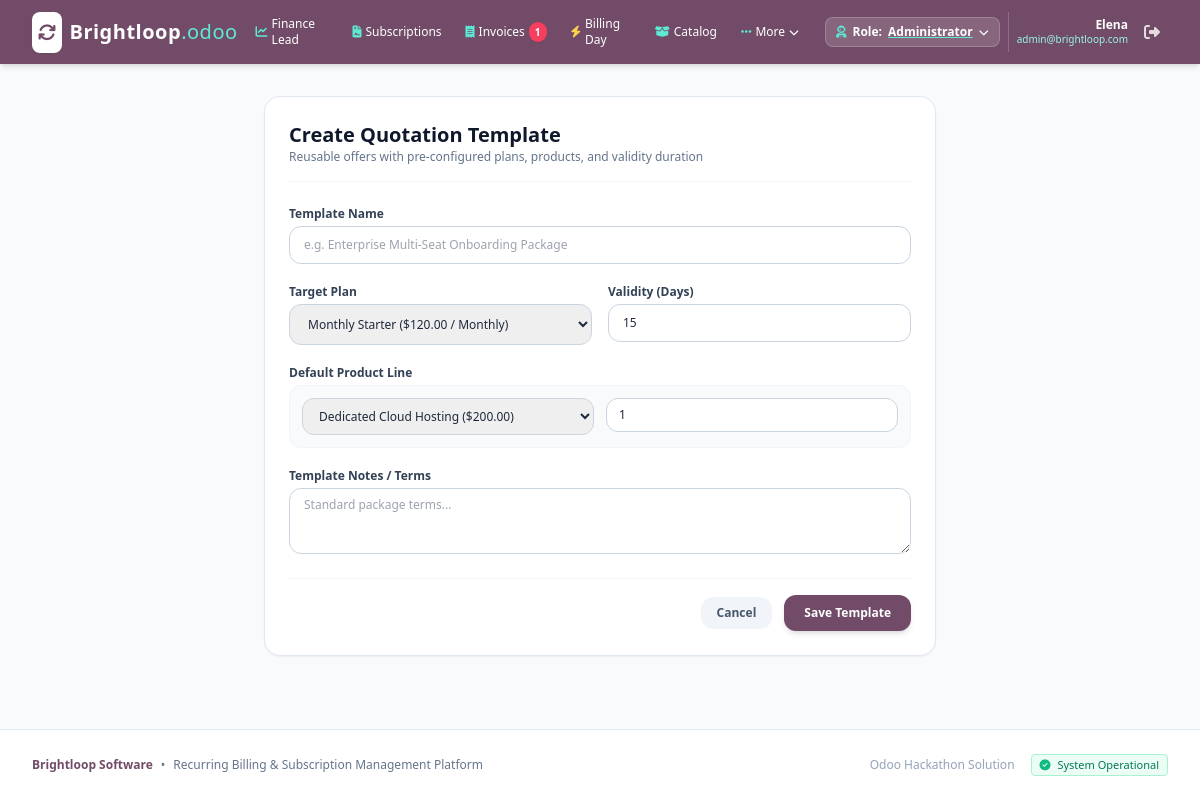
/templates/new/ (signed in), run on the app's committed database.
### brightloop_app/models.py (models this page shows, shortened)
class User(AbstractUser):
    class Role(models.TextChoices):
        ADMIN = 'admin', 'Administrator'
        STAFF = 'staff', 'Internal Staff'
        CUSTOMER = 'customer', 'Customer'
    username = models.CharField(max_length=150, unique=True, blank=True)
    email = models.EmailField(unique=True)
    role = models.CharField(max_length=20, choices=Role.choices, default=Role.CUSTOMER)
    company_name = models.CharField(max_length=255, blank=True)
    phone = models.CharField(max_length=50, blank=True)
    address = models.TextField(blank=True)
    objects = CustomUserManager()
    USERNAME_FIELD = 'email'
    REQUIRED_FIELDS = ['first_name', 'last_name']
    @property
    def is_admin_user(self):
        return self.role == self.Role.ADMIN or self.is_superuser
    @property
    def is_internal_staff(self):
        return self.role in [self.Role.ADMIN, self.Role.STAFF] or self.is_superuser
    @property
    def is_customer_user(self):
        return self.role == self.Role.CUSTOMER
    @property
    def display_name(self):
        if self.first_name or self.last_name:
            full = f"{self.first_name} {self.last_name}".strip()
            if self.company_name:
                return f"{full} ({self.company_name})"
            return full
        if self.company_name:
            return self.company_name
        return self.email

### brightloop_app/views/catalog_views.py (the view)
    def wrapper(request, *args, **kwargs):
        if not request.user.is_authenticated:
            return redirect('login')
        if not request.user.is_internal_staff:
            messages.error(request, "Access restricted to internal staff.")
            return redirect('portal_dashboard')
        return view_func(request, *args, **kwargs)

### brightloop_app/context_processors.py (called while the page is built)
def brightloop_context(request):
    overdue_count = 0
    if request.user.is_authenticated and request.user.is_internal_staff:
        from django.utils import timezone
        today = timezone.now().date()
        overdue_count = Invoice.objects.filter(
            due_date__lt=today,
            balance_due__gt=0
        ).exclude(status__in=[Invoice.Status.PAID, Invoice.Status.CANCELLED]).count()
    demo_users = []
    if request.user.is_authenticated:
        demo_users = User.objects.all().order_by('role', 'id')[:10]
    return {
        'brightloop_role': getattr(request.user, 'role', 'guest'),
        'is_admin': getattr(request.user, 'is_admin_user', False),
        'is_staff': getattr(request.user, 'is_internal_staff', False),
        'is_customer': getattr(request.user, 'is_customer_user', False),
        'overdue_count': overdue_count,
        'demo_users': demo_users,
    }

### brightloop_app/views/catalog_views.py (called while the page is built)
def internal_required(view_func):
    def wrapper(request, *args, **kwargs):
        if not request.user.is_authenticated:
            return redirect('login')
        if not request.user.is_internal_staff:
            messages.error(request, "Access restricted to internal staff.")
            return redirect('portal_dashboard')
        return view_func(request, *args, **kwargs)
    return wrapper

### brightloop_app/views/subscription_views.py (called while the page is built, shortened)
@login_required
@internal_required
def template_create_view(request):
    plans = Plan.objects.filter(is_active=True)
    products = Product.objects.filter(is_active=True).prefetch_related('variants')
    taxes = TaxRule.objects.filter(is_active=True)
    return render(request, 'brightloop/subscriptions/template_form.html', {
        'plans': plans,
        'products': products,
        'taxes': taxes,
    })

### brightloop_app/templates/brightloop/subscriptions/template_form.html (shortened to what this page needs)
{% extends 'brightloop/base.html' %}
{% block content %}
<div class="max-w-2xl mx-auto space-y-6">
    <div class="bg-white rounded-2xl p-6 shadow-sm border border-slate-200">
        <div class="pb-4 border-b border-slate-100 mb-6">
            <h1 class="text-xl font-bold text-slate-900">Create Quotation Template</h1>
            <p class="text-xs text-slate-500">Reusable offers with pre-configured plans, products, and validity duration</p>
        </div>
        <form method="POST" class="space-y-5 text-xs">
            <div>
                <label class="block font-semibold text-slate-700 mb-1">Template Name</label>
                <input type="text" name="name" required placeholder="e.g. Enterprise Multi-Seat Onboarding Package"
                    class="w-full px-3.5 py-2.5 rounded-xl border border-slate-300 focus:ring-2 focus:ring-[#714B67] focus:outline-none">
            </div>
            <div class="grid grid-cols-1 md:grid-cols-2 gap-4">
                <div>
                    <label class="block font-semibold text-slate-700 mb-1">Target Plan</label>
                    <select name="plan_id" required class="w-full px-3.5 py-2.5 rounded-xl border border-slate-300 focus:ring-2 focus:ring-[#714B67] focus:outline-none">
                        {% for p in plans %}
                        <option value="{{ p.id }}">{{ p.name }} (${{ p.cost }} / {{ p.get_billing_interval_display }})</option>
                        {% endfor %}
                    </select>
                </div>
                <div>
                    <label class="block font-semibold text-slate-700 mb-1">Validity (Days)</label>
                    <input type="number" name="valid_days" value="15" min="1" required
                        class="w-full px-3.5 py-2.5 rounded-xl border border-slate-300 focus:ring-2 focus:ring-[#714B67] focus:outline-none">
                </div>
            </div>
            <div>
                <label class="block font-semibold text-slate-700 mb-1">Default Product Line</label>
                <div class="grid grid-cols-1 sm:grid-cols-2 gap-3 p-3 bg-slate-50 rounded-xl border border-slate-100">
                    <div>
                        <select name="line_product_id" class="w-full px-3 py-2 rounded-xl border border-slate-300 focus:outline-none">
                            {% for p in products %}
                            <option value="{{ p.id }}">{{ p.name }} (${{ p.sales_price }})</option>
                            {% endfor %}
                        </select>
                    </div>
                    <div>
                        <input type="number" name="line_quantity" value="1" min="1" placeholder="Quantity" class="w-full px-3 py-2 rounded-xl border border-slate-300 focus:outline-none">
                    </div>
                </div>
            </div>
            <div>
                <label class="block font-semibold text-slate-700 mb-1">Template Notes / Terms</label>
                <textarea name="notes" rows="3" class="w-full px-3.5 py-2 rounded-xl border border-slate-300 focus:ring-2 focus:ring-[#714B67] focus:outline-none" placeholder="Standard package terms..."></textarea>
            </div>
            <div class="flex items-center justify-end space-x-3 pt-4 border-t border-slate-100">
                <a href="{% url 'template_list' %}" class="px-4 py-2 rounded-xl bg-slate-100 hover:bg-slate-200 text-slate-600 font-semibold transition">Cancel</a>
                <button type="submit" class="px-5 py-2.5 rounded-xl bg-[#714B67] hover:bg-[#5c3d54] text-white font-bold shadow-md transition">Save Template</button>
            </div>
        </form>
    </div>
</div>
{% endblock %}

### brightloop_app/templates/brightloop/base.html (shortened to what this page needs)
<!DOCTYPE html>
<head>
    <script src="https://cdn.tailwindcss.com"></script>
    <link rel="stylesheet" href="https://cdnjs.cloudflare.com/ajax/libs/font-awesome/6.5.1/css/all.min.css">
</head>
<body class="bg-slate-50 text-slate-800 min-h-screen flex flex-col font-sans antialiased">
    <header class="bg-[#714B67] text-white shadow-md sticky top-0 z-50">
        <div class="w-full max-w-[1600px] mx-auto px-4 sm:px-6 lg:px-8">
            <div class="flex items-center justify-between h-16 gap-2">
                <div class="flex items-center space-x-2 shrink-0">
                    <a href="{% if user.is_authenticated %}{% if is_customer %}{% url 'portal_dashboard' %}{% else %}{% url 'finance_dashboard' %}{% endif %}{% else %}{% url 'login' %}{% endif %}"
                        class="flex items-center space-x-2 text-xl font-bold tracking-tight">
                        <span class="bg-white text-[#714B67] rounded-lg p-1.5 shadow-sm">
                            <i class="fa-solid fa-arrows-rotate text-lg"></i>
                        </span>
                        <span class="text-white tracking-wide">Brightloop<span
                                class="text-teal-300 font-normal">.odoo</span></span>
                    </a>
                </div>
                {% if user.is_authenticated %}
                <nav class="hidden lg:flex items-center space-x-1 text-xs xl:text-sm font-medium">
                    {% if is_staff %}
                    <a href="{% url 'finance_dashboard' %}"
                        class="px-2.5 py-1.5 rounded-md hover:bg-white/10 transition flex items-center space-x-1">
                        <i class="fa-solid fa-chart-line text-xs text-teal-300"></i>
                        <span>Finance Lead</span>
                    </a>
                    <a href="{% url 'subscription_list' %}"
                        class="px-2.5 py-1.5 rounded-md hover:bg-white/10 transition flex items-center space-x-1">
                        <i class="fa-solid fa-file-contract text-xs text-teal-300"></i>
                        <span>Subscriptions</span>
                    </a>
                    <a href="{% url 'invoice_list' %}"
                        class="px-2.5 py-1.5 rounded-md hover:bg-white/10 transition flex items-center space-x-1 relative">
                        <i class="fa-solid fa-receipt text-xs text-teal-300"></i>
                        <span>Invoices</span>
                        {% if overdue_count > 0 %}
                        <span
                            class="bg-rose-500 text-white text-[10px] font-bold px-1.5 py-0.5 rounded-full shadow-sm ml-1 animate-pulse">
                            {{ overdue_count }}
                        </span>
                        {% endif %}
                    </a>
                    <a href="{% url 'run_billing_day' %}"
                        class="px-2.5 py-1.5 rounded-md hover:bg-white/10 transition flex items-center space-x-1">
                        <i class="fa-solid fa-bolt text-xs text-amber-300"></i>
                        <span>Billing Day</span>
                    </a>
                    <a href="{% url 'product_list' %}"
                        class="px-2.5 py-1.5 rounded-md hover:bg-white/10 transition flex items-center space-x-1">
                        <i class="fa-solid fa-box-open text-xs text-teal-300"></i>
                        <span>Catalog</span>
                    </a>
                    {% if is_admin %}
                    <div class="relative" id="more-menu-container">
                        <button type="button" id="more-menu-btn"
                            class="px-2.5 py-1.5 rounded-md hover:bg-white/10 active:bg-white/20 transition flex items-center space-x-1 cursor-pointer">
                            <i class="fa-solid fa-ellipsis text-xs text-teal-300"></i>
                            <span>More</span>
                            <i class="fa-solid fa-chevron-down text-[10px] transition-transform duration-200" id="more-chevron"></i>
                        </button>
                    </div>
                    {% endif %}
                    {% endif %}
                </nav>
                {% endif %}
                <div class="flex items-center space-x-2 shrink-0">
                    {% if user.is_authenticated %}
                    <div class="relative" id="role-switcher-container">
                        <button type="button" id="role-switcher-btn"
                            class="flex items-center space-x-1.5 bg-white/15 hover:bg-white/25 active:bg-white/30 px-2.5 py-1.5 rounded-lg text-xs font-semibold text-white transition border border-white/20 whitespace-nowrap cursor-pointer">
                            <i class="fa-solid fa-user-astronaut text-teal-300"></i>
                            <span class="hidden sm:inline">Role:</span>
                            <span class="font-bold underline decoration-teal-300">{{ user.get_role_display }}</span>
                            <i class="fa-solid fa-chevron-down text-[10px] transition-transform duration-200" id="role-switcher-chevron"></i>
                        </button>
                    </div>
                    <div class="flex items-center space-x-2 pl-2 border-l border-white/20 shrink-0">
                        <div class="hidden md:block text-right max-w-[120px] xl:max-w-[160px]">
                            <span class="block font-semibold leading-tight text-xs truncate" title="{{ user.display_name }}">
                                {{ user.first_name|default:user.email }}
                            </span>
                            <span class="text-[10px] text-teal-200 block truncate" title="{{ user.email }}">
                                {{ user.email }}
                            </span>
                        </div>
                        <a href="{% url 'logout' %}" title="Log Out"
                            class="p-2 text-white/80 hover:text-white hover:bg-white/10 rounded-lg transition shrink-0">
                            <i class="fa-solid fa-right-from-bracket"></i>
                        </a>
                    </div>
                    {% else %}
                    <a href="{% url 'login' %}"
                        class="text-sm font-medium hover:text-teal-200 px-3 py-1.5 transition">Log In</a>
                    <a href="{% url 'register' %}"
                        class="text-sm font-semibold bg-white text-[#714B67] hover:bg-teal-50 px-4 py-1.5 rounded-lg shadow-sm transition">Sign
                        Up</a>
                    {% endif %}
                </div>
            </div>
        </div>
    </header>
    <main class="flex-1 max-w-7xl mx-auto px-4 sm:px-6 lg:px-8 py-8 w-full">
        {% block content %}{% endblock %}
    </main>
    <footer class="bg-white border-t border-slate-200 text-slate-500 text-xs py-6 mt-auto">
        <div
            class="max-w-7xl mx-auto px-4 sm:px-6 lg:px-8 flex flex-col sm:flex-row items-center justify-between space-y-2 sm:space-y-0">
            <div class="flex items-center space-x-2">
                <span class="font-bold text-[#714B67]">Brightloop Software</span>
                <span>&bull;</span>
                <span>Recurring Billing & Subscription Management Platform</span>
            </div>
            <div class="flex items-center space-x-4">
                <span class="text-slate-400">Odoo Hackathon Solution</span>
                <span
                    class="bg-emerald-50 text-emerald-700 px-2 py-0.5 rounded text-[11px] font-medium border border-emerald-200">
                    <i class="fa-solid fa-circle-check text-emerald-500 mr-1"></i> System Operational
                </span>
            </div>
        </div>
    </footer>
</body>
</html>

### data on the page
User: role "Administrator", first_name "Elena", email "admin@brightloop.com"

### other printed values
{{ overdue_count }} "1"
form field plan_id "Monthly Starter ($120.00 / Monthly)"
form field line_product_id "Dedicated Cloud Hosting ($200.00)"
